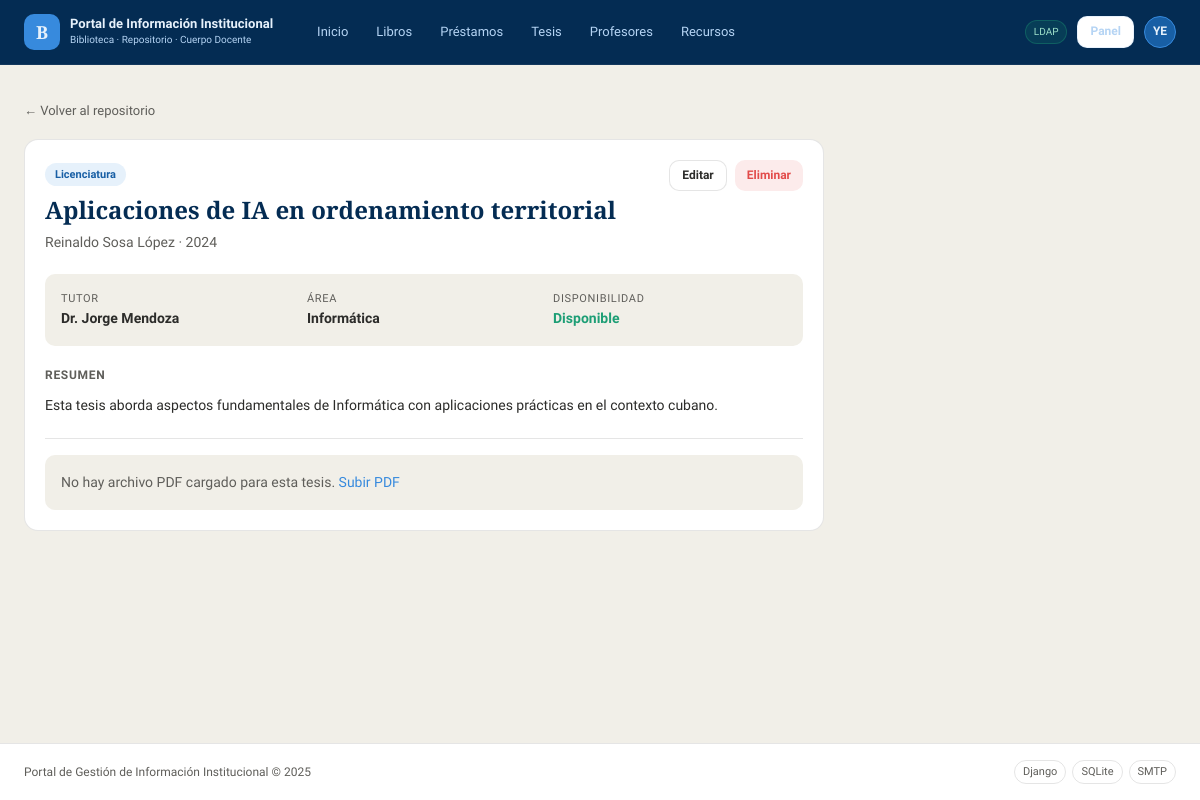
/biblioteca/tesis/3/ (signed in), run on the app's committed database.
### biblioteca/models.py (models this page shows, shortened)
class Tesis(models.Model):
    TIPO_CHOICES = [
        ('licenciatura', 'Licenciatura'),
        ('maestria',     'Maestría'),
        ('doctorado',    'Doctorado'),
    ]
    titulo      = models.CharField(max_length=400)
    autor       = models.CharField(max_length=200)
    tutor       = models.CharField(max_length=200, blank=True)
    anio        = models.PositiveIntegerField(verbose_name='Año')
    tipo        = models.CharField(max_length=20, choices=TIPO_CHOICES,
                                    default='licenciatura')
    area        = models.CharField(max_length=200, verbose_name='Área temática')
    resumen     = models.TextField(blank=True)
    archivo_pdf = models.FileField(upload_to='tesis/', null=True, blank=True,
                                    verbose_name='Archivo PDF')
    disponible  = models.BooleanField(default=True,
                                       verbose_name='Disponible para consulta')
    fecha_registro = models.DateTimeField(auto_now_add=True)
    class Meta:
        verbose_name        = 'Tesis'
        verbose_name_plural = 'Tesis'
        ordering            = ['-anio', 'titulo']

### biblioteca/views.py (the view)
# urls.py: path('tesis/<int:pk>/',                   views.tesis_detail,       name='tesis_detail'),
@login_required
def tesis_detail(request, pk):
    tesis = get_object_or_404(Tesis, pk=pk)
    return render(request, 'biblioteca/tesis_detail.html', {'tesis': tesis})

### templates/biblioteca/tesis_detail.html (shortened to what this page needs)
{% extends 'base.html' %}
{% block content %}
<div style="margin-bottom:1rem;">
  <a href="{% url 'biblioteca:tesis_list' %}" style="font-size:13px; color:var(--gris-medio);">
    ← Volver al repositorio
  </a>
</div>
<div style="max-width:800px;">
  <div class="card">
    <div style="display:flex; justify-content:space-between; align-items:flex-start; margin-bottom:1.25rem;">
      <div>
        <span class="badge badge--info" style="margin-bottom:8px; display:inline-block;">
          {{ tesis.get_tipo_display }}
        </span>
        <h1 style="font-family:var(--fuente-titulo); font-size:24px;
                   color:var(--azul-oscuro); line-height:1.3; margin-bottom:6px;">
          {{ tesis.titulo }}
        </h1>
        <p style="font-size:14px; color:var(--gris-medio);">{{ tesis.autor }} · {{ tesis.anio }}</p>
      </div>
      {% if user.is_staff %}
        <div style="display:flex; gap:8px; flex-shrink:0;">
          <a href="{% url 'biblioteca:tesis_editar' tesis.pk %}" class="btn btn--secondary btn--sm">Editar</a>
          <a href="{% url 'biblioteca:tesis_eliminar' tesis.pk %}" class="btn btn--danger btn--sm">Eliminar</a>
        </div>
      {% endif %}
    </div>
    <div style="display:grid; grid-template-columns:repeat(3,1fr); gap:12px;
                background:var(--gris-fondo); border-radius:var(--radio-md);
                padding:1rem; margin-bottom:1.25rem;">
      <div>
        <div style="font-size:11px; color:var(--gris-medio); text-transform:uppercase; letter-spacing:.06em;">Tutor</div>
        <div style="font-size:14px; font-weight:600;">{{ tesis.tutor|default:"—" }}</div>
      </div>
      <div>
        <div style="font-size:11px; color:var(--gris-medio); text-transform:uppercase; letter-spacing:.06em;">Área</div>
        <div style="font-size:14px; font-weight:600;">{{ tesis.area }}</div>
      </div>
      <div>
        <div style="font-size:11px; color:var(--gris-medio); text-transform:uppercase; letter-spacing:.06em;">Disponibilidad</div>
        <div style="font-size:14px; font-weight:600;">
          {% if tesis.disponible %}
            <span style="color:var(--verde);">Disponible</span>
          {% else %}
            <span style="color:var(--rojo);">No disponible</span>
          {% endif %}
        </div>
      </div>
    </div>
    {% if tesis.resumen %}
      <div style="margin-bottom:1.25rem;">
        <div style="font-size:12px; font-weight:600; text-transform:uppercase;
                    letter-spacing:.06em; color:var(--gris-medio); margin-bottom:8px;">
          Resumen
        </div>
        <p style="font-size:14px; line-height:1.8; color:var(--gris-texto);">
          {{ tesis.resumen }}
        </p>
      </div>
    {% endif %}
    <div style="border-top:1px solid var(--borde); padding-top:1rem;">
      {% if tesis.archivo_pdf %}
        {% if tesis.disponible or user.is_staff %}
          <div style="display:flex; align-items:center; gap:12px;
                      background:var(--azul-fondo); border-radius:var(--radio-md); padding:1rem;">
            <div style="width:40px; height:48px; background:var(--rojo-fondo);
                        border-radius:6px; display:flex; align-items:center;
                        justify-content:center; font-size:12px; font-weight:700;
                        color:var(--rojo); flex-shrink:0;">PDF</div>
            <div style="flex:1;">
              <div style="font-size:14px; font-weight:600;">Documento completo disponible</div>
              <div style="font-size:12px; color:var(--gris-medio);">
                Se abrirá en una nueva pestaña del navegador
              </div>
            </div>
            <a href="{% url 'biblioteca:tesis_ver_pdf' tesis.pk %}"
               target="_blank" class="btn btn--primary">Ver PDF</a>
          </div>
        {% else %}
          <div style="background:var(--gris-fondo); border-radius:var(--radio-md);
                      padding:1rem; color:var(--gris-medio); font-size:14px;">
            Esta tesis no está disponible para consulta pública.
          </div>
        {% endif %}
      {% else %}
        <div style="background:var(--gris-fondo); border-radius:var(--radio-md);
                    padding:1rem; color:var(--gris-medio); font-size:14px;">
          No hay archivo PDF cargado para esta tesis.
          {% if user.is_staff %}
            <a href="{% url 'biblioteca:tesis_editar' tesis.pk %}"
               style="color:var(--azul-claro);">Subir PDF</a>
          {% endif %}
        </div>
      {% endif %}
    </div>
  </div>
</div>
{% endblock %}

### templates/includes/navbar.html (shortened to what this page needs)
{% load static %}
<header class="navbar">
  <div class="navbar__inner">
    <a href="{% url 'home' %}" class="navbar__brand">
      <div class="navbar__logo">B</div>
      <div>
        <div class="navbar__title">Portal de Información Institucional</div>
        <div class="navbar__sub">Biblioteca · Repositorio · Cuerpo Docente</div>
      </div>
    </a>
    <nav class="navbar__nav">
      <a href="{% url 'home' %}" class="nav-link {% if request.resolver_match.url_name == 'home' %}nav-link--active{% endif %}">Inicio</a>
      <a href="{% url 'biblioteca:libro_list' %}" class="nav-link">Libros</a>
      <a href="{% url 'biblioteca:prestamo_list' %}" class="nav-link">Préstamos</a>
      <a href="{% url 'biblioteca:tesis_list' %}" class="nav-link">Tesis</a>
      <a href="{% url 'biblioteca:profesor_list' %}" class="nav-link">Profesores</a>
      <a href="{% url 'biblioteca:recurso_list' %}" class="nav-link">Recursos</a>
    </nav>
    <div class="navbar__auth">
      {% if user.is_authenticated %}
        <span class="ldap-badge">LDAP</span>
        {% if user.is_staff %}
          <a href="{% url 'biblioteca:panel' %}"
            class="btn btn--secondary btn--sm"
            style="color:var(--azul-palido); border-color:rgba(181,212,244,0.3);">
            Panel
          </a>
        {% endif %}
        <div class="user-menu">
          <div class="user-avatar">{{ user.username|slice:":2"|upper }}</div>
        </div>
      {% else %}
        <a href="{% url 'login' %}" class="btn btn--primary btn--sm">Iniciar sesión</a>
      {% endif %}
    </div>
  </div>
</header>

### static/css/main.css (style rules this page uses)
:root { --azul-oscuro: #042C53; --azul-medio: #0C447C; --azul: #185FA5; --azul-claro: #378ADD; --azul-palido: #B5D4F4; --azul-fondo: #E6F1FB; --verde: #1D9E75; --verde-fondo: #E1F5EE; --rojo: #E24B4A; --rojo-fondo: #FCEBEB; --ambar: #EF9F27; --ambar-fondo: #FAEEDA; --gris-texto: #2C2C2A; --gris-medio: #5F5E5A; --gris-suave: #B4B2A9; --gris-fondo: #F1EFE8; --blanco: #ffffff; --borde: rgba(44,44,42,0.12); --sombra: 0 1px 4px rgba(0,0,0,0.08); --radio-sm: 6px; --radio-md: 10px; --radio-lg: 14px; --radio-pill: 999px; --fuente-titulo: 'Playfair Display', Georgia, serif; --fuente-cuerpo: 'Source Sans 3', system-ui, sans-serif; }
*, *::before, *::after { box-sizing: border-box; margin: 0; padding: 0; }
html { font-size: 16px; }
body { font-family: var(--fuente-cuerpo); background: var(--gris-fondo); color: var(--gris-texto); line-height: 1.6; min-height: 100vh; display: flex; flex-direction: column; }
a { color: var(--azul-claro); text-decoration: none; }
.navbar { background: var(--azul-oscuro); position: sticky; top: 0; z-index: 100; border-bottom: 1px solid rgba(255,255,255,0.06); }
.navbar__inner { max-width: 1280px; margin: 0 auto; padding: 0 1.5rem; height: 64px; display: flex; align-items: center; gap: 2rem; }
.navbar__brand { display: flex; align-items: center; gap: 10px; text-decoration: none; flex-shrink: 0; }
.navbar__logo { width: 36px; height: 36px; border-radius: var(--radio-md); background: var(--azul-claro); display: flex; align-items: center; justify-content: center; font-family: var(--fuente-titulo); font-size: 18px; font-weight: 700; color: var(--azul-fondo); }
.navbar__title { font-size: 13px; font-weight: 600; color: var(--azul-fondo); line-height: 1.2; }
.navbar__sub { font-size: 10px; color: var(--azul-palido); font-weight: 300; }
.navbar__nav { display: flex; align-items: center; gap: 4px; flex: 1; }
.nav-link { font-size: 13px; color: var(--azul-palido); font-weight: 400; padding: 6px 12px; border-radius: var(--radio-pill); transition: background 0.15s, color 0.15s; }
.navbar__auth { display: flex; align-items: center; gap: 10px; margin-left: auto; }
.ldap-badge { font-size: 10px; color: #9FE1CB; background: rgba(29,158,117,0.15); border: 1px solid rgba(29,158,117,0.35); padding: 3px 8px; border-radius: var(--radio-pill); }
.user-menu { position: relative; }
.user-avatar { width: 32px; height: 32px; border-radius: 50%; background: var(--azul); border: 1px solid var(--azul-claro); display: flex; align-items: center; justify-content: center; font-size: 12px; font-weight: 600; color: var(--azul-fondo); cursor: pointer; }
.btn { display: inline-flex; align-items: center; gap: 6px; padding: 9px 18px; border-radius: var(--radio-md); font-size: 14px; font-weight: 600; font-family: var(--fuente-cuerpo); cursor: pointer; border: none; transition: opacity 0.15s, transform 0.1s; text-decoration: none; }
.btn--secondary { background: var(--blanco); color: var(--gris-texto); border: 1px solid var(--borde); }
.btn--danger { background: var(--rojo-fondo); color: var(--rojo); }
.btn--sm { padding: 5px 12px; font-size: 12px; }
.card { background: var(--blanco); border: 1px solid var(--borde); border-radius: var(--radio-lg); padding: 1.25rem; }
.badge { font-size: 11px; font-weight: 600; padding: 3px 10px; border-radius: var(--radio-pill); display: inline-block; }
.badge--info { background: var(--azul-fondo); color: var(--azul); }

### data on the page
Tesis: tipo "Licenciatura", titulo "Aplicaciones de IA en ordenamiento territorial", autor "Reinaldo Sosa López", anio "2024", tutor "Dr. Jorge Mendoza", area "Informática", resumen "Esta tesis aborda aspectos fundamentales de Informática con aplicaciones prácticas en el contexto cubano."

### other printed values
{{ user.username|slice:":2"|upper }} "YE"
